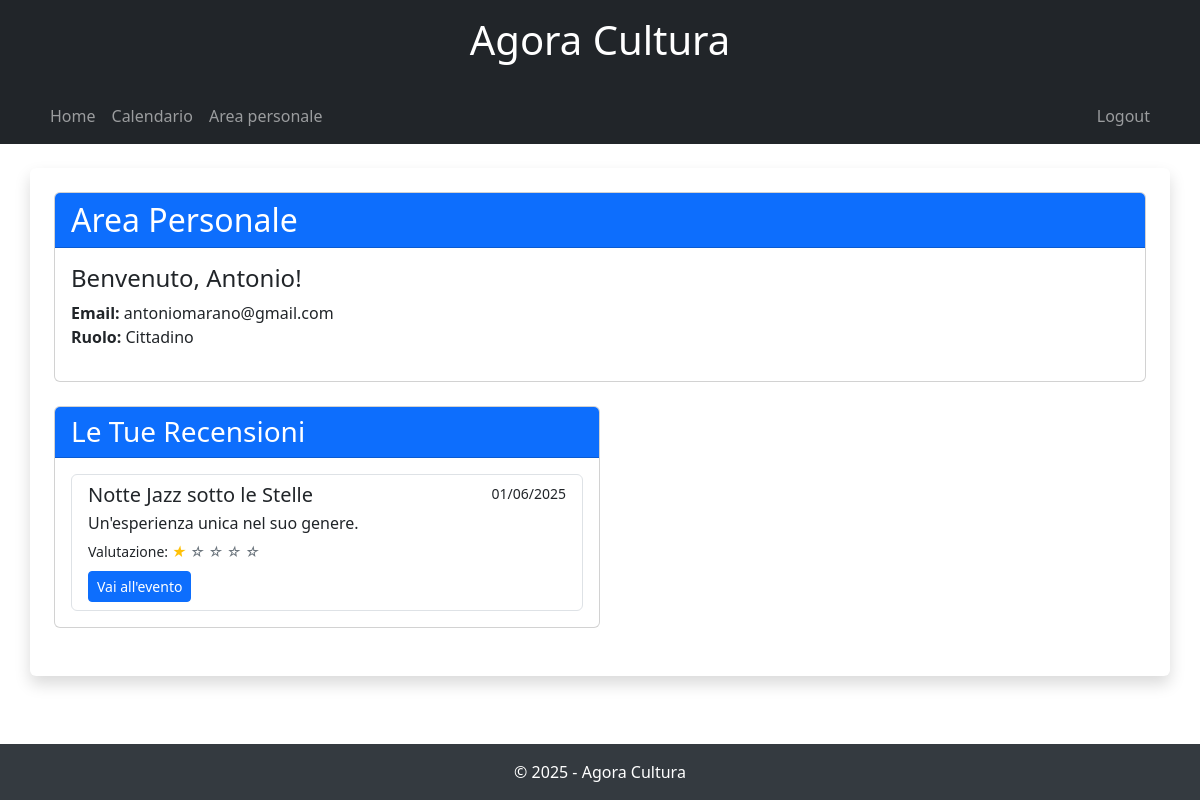
The app's page /area_personale/ (signed in) with its own data.
### AgoraCultura/models.py (models this page shows, shortened)
class Utente(AbstractUser):
    RUOLI = (
        ('Cittadino', 'Cittadino'),
        ('Organizzatore', 'Organizzatore'),
        ('Amministratore', 'Amministratore'),
    )
    ruolo = models.CharField(max_length=20, choices=RUOLI)

class Recensione(models.Model):
    utente = models.ForeignKey(Utente, on_delete=models.CASCADE)
    evento = models.ForeignKey(Evento, on_delete=models.CASCADE)
    testo = models.TextField()
    valutazione = models.IntegerField()
    data = models.DateField(auto_now_add=True)
    class Meta:
        unique_together = ('utente', 'evento')

class Evento(models.Model):
    titolo = models.CharField(max_length=100)
    descrizione = models.TextField()
    prezzo = models.DecimalField(max_digits=6, decimal_places=2)
    tipologia = models.CharField(max_length=100)
    evidenza = models.BooleanField(default=False)
    supervisionato = models.BooleanField(default=False)
    organizzatore = models.ForeignKey(Utente, on_delete=models.CASCADE, related_name='eventi_organizzati', null=True)
    categorie = models.ManyToManyField(Categoria, through='Associazione')

### AgoraCultura/views.py (the view)
# urls.py: path('area_personale/', views.area_personale, name='area_personale'),
@login_required
def area_personale(request):
    prenotazioni = Prenotazione.objects.filter(utente=request.user).select_related('evento')
    recensioni = Recensione.objects.filter(utente=request.user).select_related('evento')
    eventi_info = []
    for prenotazione in prenotazioni:
        evento = prenotazione.evento
        svolgimento = Svolgimento.objects.filter(evento=evento, data__gte=prenotazione.data_prenotazione).order_by('data', 'orario').first()
        if svolgimento:
            eventi_info.append({
                'evento': evento,
                'prenotazione': prenotazione,
                'svolgimento': svolgimento
            })
    eventi_organizzatore = []
    if request.user.ruolo == 'Organizzatore':
        eventi_organizzatore = Evento.objects.all()
    return render(request, 'area_personale.html', {
        'eventi_info': eventi_info,
        'recensioni': recensioni,
        'eventi_organizzatore': eventi_organizzatore,
        'user': request.user
    })

### templates/area_personale.html (shortened to what this page needs)
{% extends 'base.html' %}
{% block content %}
<div class="row mb-4">
    <div class="col-md-12">
        <div class="card">
            <div class="card-header bg-primary text-white">
                <h2 class="mb-0">Area Personale</h2>
            </div>
            <div class="card-body">
                <h4>Benvenuto, {{ user.username }}!</h4>
                <p>
                    <strong>Email:</strong> {{ user.email }}<br>
                    <strong>Ruolo:</strong> {{ user.ruolo }}
                </p>
            </div>
        </div>
    </div>
</div>
    {% if user.ruolo == 'Cittadino' %}
    <div class="col-md-6">
        <div class="card mb-4">
            <div class="card-header bg-primary text-white">
                <h3 class="mb-0">Le Tue Recensioni</h3>
            </div>
            <div class="card-body">
                {% if recensioni %}
                    <div class="list-group">
                        {% for recensione in recensioni %}
                            <div class="list-group-item">
                                <div class="d-flex w-100 justify-content-between">
                                    <h5 class="mb-1">{{ recensione.evento.titolo }}</h5>
                                    <small>{{ recensione.data|date:"d/m/Y" }}</small>
                                </div>
                                <p class="mb-1">{{ recensione.testo }}</p>
                                <small>Valutazione:
                                    {% for i in "12345" %}
                                        {% if forloop.counter <= recensione.valutazione %}
                                            <i class="text-warning">★</i>
                                        {% else %}
                                            <i class="text-secondary">☆</i>
                                        {% endif %}
                                    {% endfor %}
                                </small>
                                <div class="mt-2">
                                    <a href="{% url 'dettaglio_evento' recensione.evento.id %}" class="btn btn-sm btn-primary">Vai all'evento</a>
                                </div>
                            </div>
                        {% endfor %}
                    </div>
                {% else %}
                    <div class="alert alert-info">
                        Non hai scritto nessuna recensione.
                    </div>
                {% endif %}
            </div>
        </div>
    </div>
    {% endif %}
{% endblock %}

### templates/base.html (style rules this page uses)
body { padding-bottom: 70px; }

### records on screen
Utente: username "Antonio", email "antoniomarano@gmail.com", ruolo "Cittadino"
Recensione: evento.titolo "Notte Jazz sotto le Stelle", data "01/06/2025", testo "Un'esperienza unica nel suo genere.", valutazione 1 (drawn)
